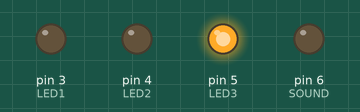
Recording of a sketch running on a simulated Arduino Uno, built with avr-gcc and run on an emulated ATmega328P. Parts: output pins drawn as LEDs (lit = HIGH).

Above: at 1.5 s.
At 3.7 s:
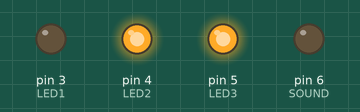
At 6.35 s:
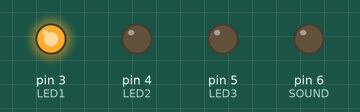
At 8.8 s:
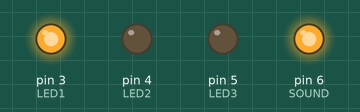
At 11.35 s:
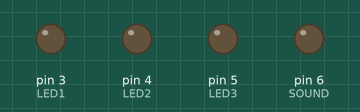
At 14.5 s:
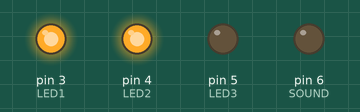
Timing chart, 0 to 19.3 s (numbered marks = the images above):
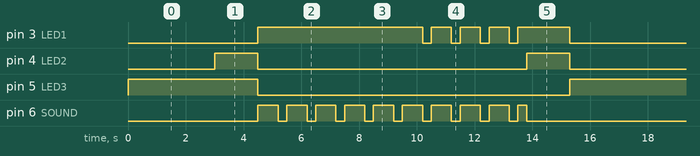

Measured:
- by itself, pin 3 (LED1): LOW → HIGH at 4.5 s, → LOW 5.7 s later, → HIGH 0.30 s later, → LOW 0.70 s later, … (21 changes in this stretch)
- by itself, pin 4 (LED2): repeats every 16.8 s: LOW 9.3 s, HIGH 1.5 s, LOW 4.5 s, HIGH 1.5 s
- by itself, pin 5 (LED3): repeats every 16.8 s: LOW 10.8 s, HIGH 6.0 s
- by itself, pin 6 (SOUND): repeats every 16.8 s: 8 × (LOW 0.30 s, HIGH 0.70 s), LOW 0.30 s, HIGH 0.30 s, LOW 7.5 s, HIGH 0.70 s

The sketch:

sasa.ino
```cpp
int LED1 = 3;
int LED2 = 4;
int LED3 = 5;
int SOUND = 6;
void setup() {
  //pinMode(LED_BUILTIN, OUTPUT);
  pinMode(LED1, OUTPUT);
  pinMode(LED2, OUTPUT);
  pinMode(LED3, OUTPUT);
  pinMode(SOUND, OUTPUT);
}


void loop() {
  digitalWrite(LED1, 0);
  digitalWrite(LED2, 0);
  digitalWrite(LED3, 1);
  digitalWrite(SOUND, 0);
  delay(3000);

  digitalWrite(LED1, 0);
  digitalWrite(LED2, 1);
  digitalWrite(LED3, 1);
  digitalWrite(SOUND, 0);
  delay(1500);

  digitalWrite(LED1, 1);
  digitalWrite(LED2, 0);
  digitalWrite(LED3, 0 );
  digitalWrite(SOUND, 1);
  delay(700);
  digitalWrite(SOUND, 0);
  delay(200);
  digitalWrite(SOUND, 0);
  delay(100);
  digitalWrite(SOUND, 1);
  delay(700);
  digitalWrite(SOUND, 0);
  delay(300);
  digitalWrite(SOUND, 1);
  delay(700);
  digitalWrite(SOUND, 0);
  delay(100);
  digitalWrite(SOUND, 0);
  delay(200);
  digitalWrite(SOUND, 1);
  delay(700);
  digitalWrite(SOUND, 0);
  delay(300);
  digitalWrite(SOUND, 1);
  delay(700);
  digitalWrite(SOUND, 0);
  delay(200);
  digitalWrite(SOUND, 0);
  delay(100);
  digitalWrite(SOUND, 1);
  digitalWrite(LED1, 1);
  delay(700);
  digitalWrite(SOUND, 0);
  digitalWrite(LED1, 0);
  delay(300);
  digitalWrite(SOUND, 1);
  digitalWrite(LED1, 1);
  delay(700);
  digitalWrite(SOUND, 0);
  digitalWrite(LED1, 0);
  delay(100);
  digitalWrite(SOUND, 0);
  digitalWrite(LED1, 0);
  delay(200);
  digitalWrite(SOUND, 1);
  digitalWrite(LED1, 1);
  delay(700);
  digitalWrite(SOUND, 0);
  digitalWrite(LED1, 0);
  delay(300);
  digitalWrite(SOUND, 1);
  digitalWrite(LED1, 1);
  delay(700);
  digitalWrite(SOUND, 0);
  digitalWrite(LED1, 0);
  delay(300);
  digitalWrite(SOUND, 1);
  digitalWrite(LED1, 1);
  delay(300);

  digitalWrite(LED1, 1);
  digitalWrite(LED2, 1);
  digitalWrite(LED3, 0);
  digitalWrite(SOUND, 0);
  delay(1500);
  digitalWrite(LED1, 0);
  digitalWrite(LED2, 0);
  digitalWrite(LED3, 1);
  digitalWrite(SOUND, 0);
  delay(1500);


}
```
